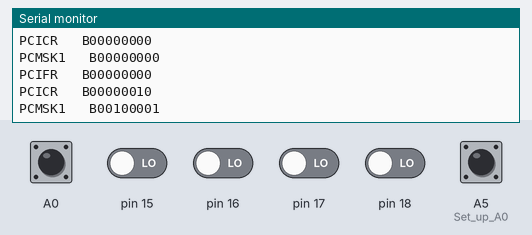
Bench run of a sketch on a simulated Arduino Uno, built with avr-gcc and run on an emulated ATmega328P. Parts: the last lines printed to the serial monitor. The test bench sets the inputs (shaded band); at power-on: A0, A5 (Set_up_A0) HIGH, pin 15–18 LOW.

Above: at 1.2 s.
1.3 s: A0 pulled LOW for 0.15 s
At 2.6 s:
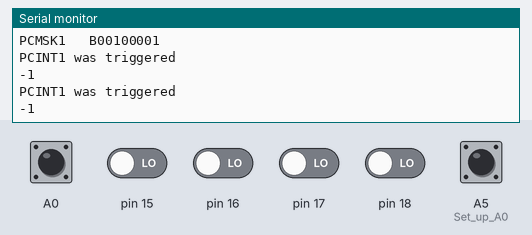
2.9 s: A5 (Set_up_A0) pulled LOW for 0.15 s
At 4.0 s:
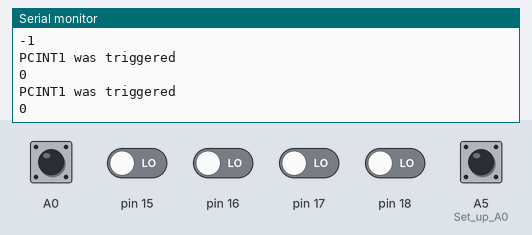
4.5 s: A5 (Set_up_A0) pulled LOW for 1 s
At 6.4 s:
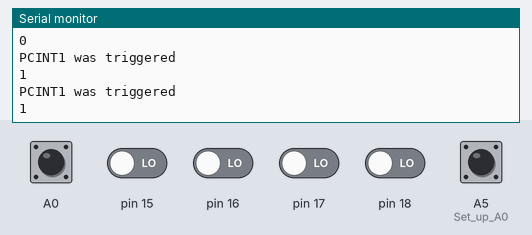
Timing chart, 0 to 7.9 s (numbered marks = the images above; inputs shaded):
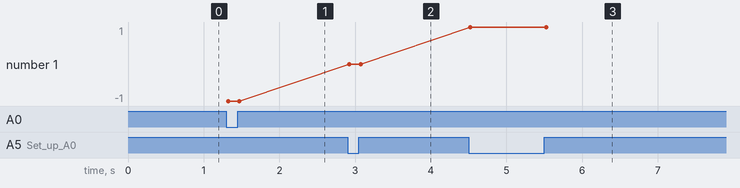

The sketch:

Lab5S3.ino
```cpp
// Lab5_ISR_INT0
// Written by: Nov 01, 2014, JTSchueckler
// revised:  Mar 05, 2017, Clark Hochgraf
// Desc: ++ PLEASE READ ALL COMMENTS ++
//       This program demonstrates a simple use of the INTO functionality.
//       Review the initialization of the interrupt system.
//       Review the setup of the ISR.
// Define volatile global variables for ISR system interface.
volatile long pulseCount = 0, prevpulseCount = -1;
volatile boolean PCINT1_was_triggered = false;

static byte prevPINC;
byte newPINC;
byte changeMap;

//***********************************************************************************
void setup() {
  Serial.begin(9600);   Serial.println("Lab 5 ISR INT0 counter");

  configurePins();
  // Display the bootup values of EICRA, EIFR and EIMSK
  Serial.print("PCIFR \t"); printlnBinaryByte(PCIFR);
  Serial.print("PCICR \t"); printlnBinaryByte(PCICR);
  Serial.print("PCMSK1 \t"); printlnBinaryByte(PCMSK1);
  Serial.println();

  initInterrupts();
// Display the programmed values of EICRA, EIFR and EIMSK
  Serial.print("PCIFR \t"); printlnBinaryByte(PCIFR);
  Serial.print("PCICR \t"); printlnBinaryByte(PCICR);
  Serial.print("PCMSK1 \t"); printlnBinaryByte(PCMSK1);
  Serial.println();
}

//***********************************************************************************
void loop() {
  cli();
  if (PCINT1_was_triggered){
    Serial.println("PCINT1 was triggered");
    PCINT1_was_triggered=false;
    Serial.println(pulseCount);
  }

  sei();
} // Arduino loop()

//===================================================================================
void configurePins(void) {
  pinMode(A5,INPUT_PULLUP);//Set up A0 (INT0) as an INPUT w/Pullup;
  pinMode(A0,INPUT_PULLUP);
}

//===================================================================================
void initInterrupts(void)   {
/* disable interrupts using cli(); and enable interrupts using sei(); with Arduino IDE
   Typical Atmel C code would use  __disable_interrupt();
   to clear the global interrupt bit in the SREG.
      and  __enable_interrupt(); to set the global interrupt enable in the SREG.
   OR by direct manipulation of the "I" bit in the SREG.

   NOTE: The Serial Monitor and other Arduino functions will be directly affected
   if you try to manipulate the SREG in the Arduino operation. */
  cli(); // Clear the Global INT bit to disable ALL interrrupts

  PCICR |= 0x02;
  PCIFR |= 0x02;
  PCMSK1 |= 0x21;


  sei();   // Sets the Global INT bit to enable ALL interrrupts
}
//===================================================================================
void printlnBinaryByte(byte value) { // prints 8-bit data in binary with leading 0's
  Serial.print("B");
  for (byte bitmask = 0x80; bitmask; bitmask >>= 1) {
        Serial.print((bitmask & value) ? '1' : '0');
    }
  Serial.println();
}
//===================================================================================
ISR(PCINT1_vect){ // the ISR name must match the interrupt (e.g. INT0_vect)
  newPINC = PINC;
  changeMap = newPINC ^ prevPINC;
  if(changeMap & 0x01) pulseCount++;
  if(changeMap & 0x20) pulseCount--;
  PCINT1_was_triggered = true;
}
```

Measured:
- after the input at 1.3 s, the serial monitor: prints a new line at once (image 1)
- after the input at 2.9 s, the serial monitor: prints a new line at once (image 2)
- after the input at 4.5 s, the serial monitor: prints a new line at once (image 3)
